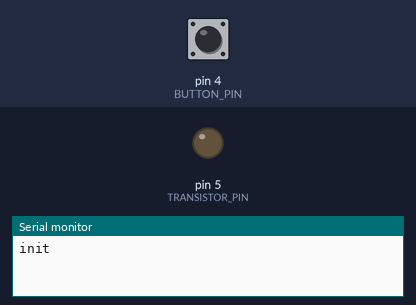
A sketch run on a simulated Arduino Uno, built with avr-gcc and run on an emulated ATmega328P. Shown: output pins drawn as LEDs (lit = HIGH), the last lines printed to the serial monitor. The inputs (shaded band) are chosen by the test bench; at power-on: pin 4 (BUTTON_PIN) HIGH. EEPROM starts erased.

Above: at 1.2 s.
1.3 s: pin 4 (BUTTON_PIN) pulled LOW for 0.15 s
At 1.37 s:
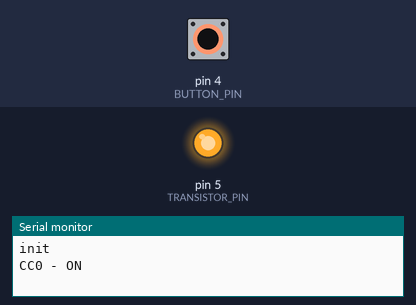
2.9 s: pin 4 (BUTTON_PIN) pulled LOW for 3.2 s
At 7.2 s:
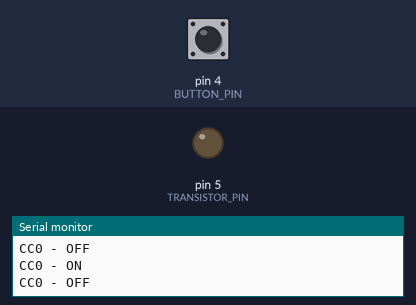
Timing chart, 0 to 8.7 s (numbered marks = the images above; inputs shaded):
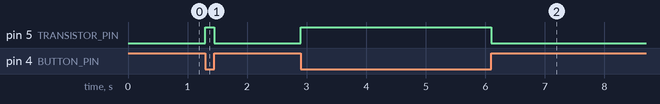

The sketch:

MIDIController.ino
```cpp
// include the library code:
#include <LiquidCrystal.h>
#include <SoftwareSerial.h>
#include <EEPROM.h>

#define MIDI_PIN        2
#define BUTTON_PIN      4
#define TRANSISTOR_PIN  5

// initialize the library with the numbers of the interface pins
//LiquidCrystal lcd(7, 8, 9, 10, 11, 12);
SoftwareSerial mySerial(2, 3); // RX, TX

boolean writeLine = false;
int lastCC = 0;
boolean status = false;

//boolean pressed = false;
int previous = 0;

void setup() {
  mySerial.begin(31250);
  Serial.begin(9600);
  Serial.println("init");

  pinMode(MIDI_PIN, INPUT);
  pinMode(3, OUTPUT);
  pinMode(BUTTON_PIN, INPUT);
  pinMode(TRANSISTOR_PIN, OUTPUT);

   if (digitalRead(BUTTON_PIN) == LOW) {
     previous = 0;
   } else {
     previous = 1;
   }
}

void printMessage() {
  if (status) {
    digitalWrite(TRANSISTOR_PIN, HIGH);
  } else {
    digitalWrite(TRANSISTOR_PIN, LOW);
  }
}

void loadValue() {
  byte value = EEPROM.read(lastCC);

  if (value == 0) {
    status = false;
  } else {
    status = true;
  }

  Serial.print("CC");
  Serial.print(lastCC,DEC);
  Serial.print(" - ");
  if (status)
    Serial.println("ON");
  else
    Serial.println("OFF");

  printMessage();
}

void changeValue() {
  status = !status;

  Serial.print("CC");
  Serial.print(lastCC,DEC);
  Serial.print(" - ");
  if (status)
    Serial.println("ON");
  else
    Serial.println("OFF");

  if (status) {
    EEPROM.write(lastCC,1);
  } else {
    EEPROM.write(lastCC,0);
  }

  printMessage();
}

void loop() {
  if (mySerial.available()) {
    writeLine = true;
    /*
    int value = mySerial.read();
    Serial.print(value);
    Serial.print(",");
    */
    int value = mySerial.read();
    //Serial.print(value);
    //Serial.print(",");

    if (value == 192) {
      value = mySerial.read();
      //Serial.print(value);
      //Serial.print(",");
      lastCC = value;
      //printMessage();
      loadValue();
    }

  } else {
    if (writeLine == true) {
      Serial.println();
      writeLine = false;
    }
  }

  if (digitalRead(BUTTON_PIN) == LOW && previous == 1) {
    changeValue();
    previous = 0;
  }

  if (digitalRead(BUTTON_PIN) == HIGH && previous == 0) {
    changeValue();
    previous = 1;
  }


  /*if (digitalRead(BUTTON_PIN) == LOW) {
    if (!pressed) {
      //status = !status;
      //printMessage();
      changeValue();
      Serial.print("high");
    }
    pressed = true;
  } else {
     pressed = false;
  } */
}
```

Measured:
- after the input at 1.3 s, pin 5 (TRANSISTOR_PIN): LOW → HIGH at once, → LOW 0.15 s later
- after the input at 2.9 s, pin 5 (TRANSISTOR_PIN): LOW → HIGH at once, → LOW 3.2 s later
